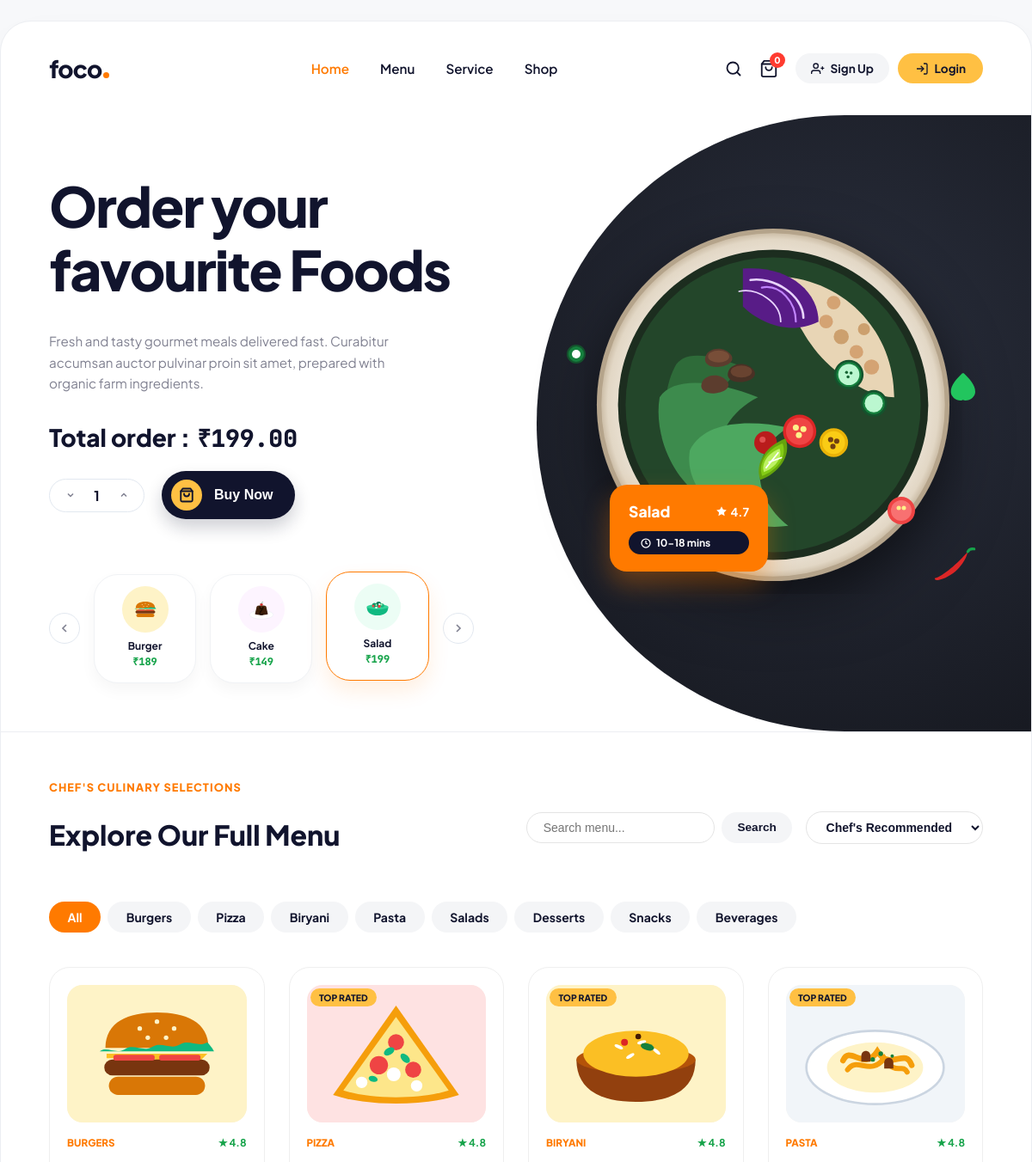
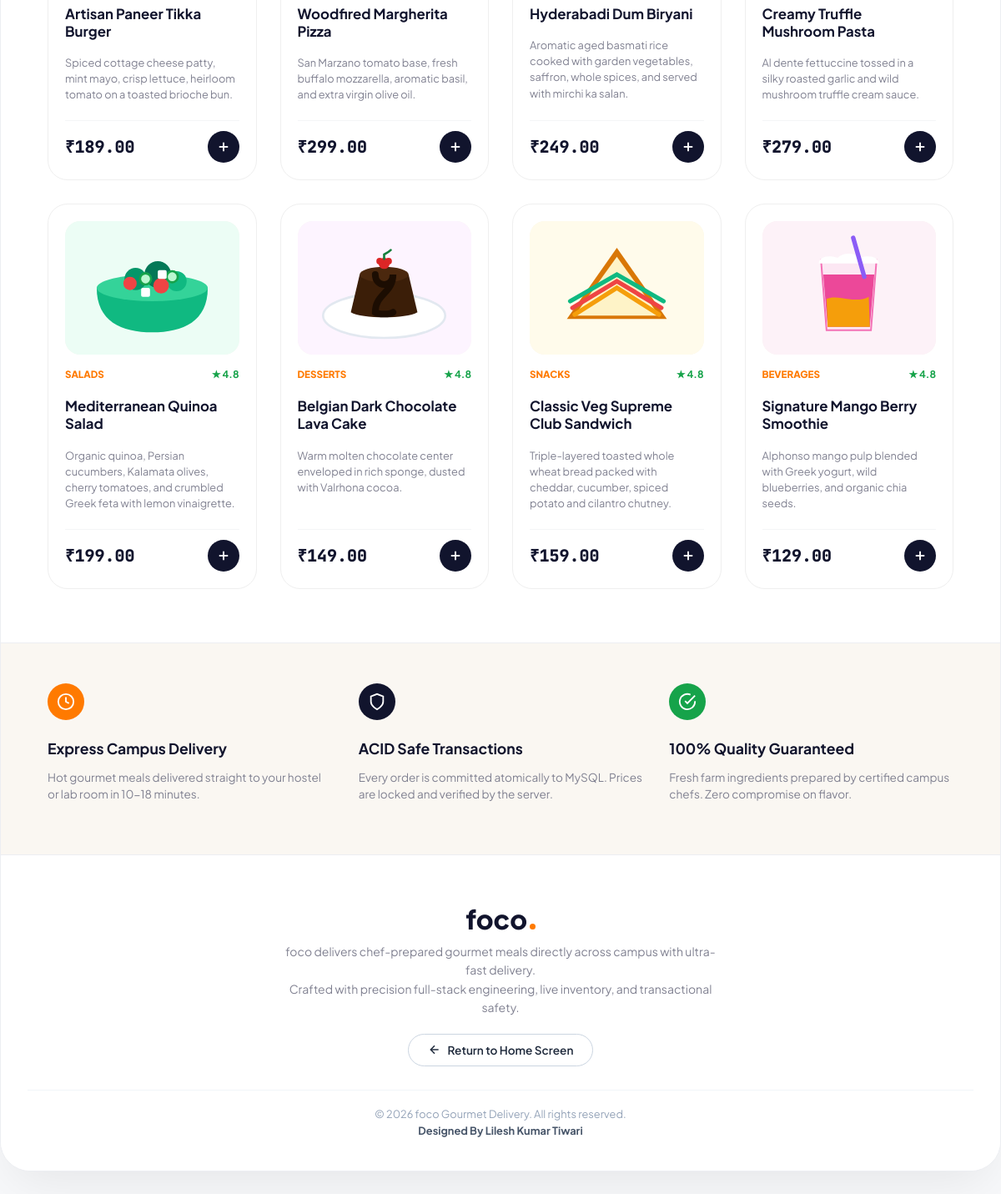
The app's page /experiment-6/index.php with its own data (2 pictures, top to bottom).
### tables this page shows
CREATE TABLE `food_items` (
    `food_id` INT AUTO_INCREMENT PRIMARY KEY,
    `food_name` VARCHAR(150) NOT NULL,
    `category` VARCHAR(50) NOT NULL,
    `description` TEXT NOT NULL,
    `price` DECIMAL(10,2) NOT NULL,
    `availability` TINYINT(1) NOT NULL DEFAULT 1,
    `image_url` VARCHAR(255) NULL,
    `created_at` DATETIME NOT NULL DEFAULT CURRENT_TIMESTAMP,
    CONSTRAINT `chk_price` CHECK (`price` >= 0)
);

### experiment-6/index.php (the view, shortened to what the rows shown need)
<?php
$pdo = getFoodDbConnection();
$sort = trim($_GET['sort'] ?? 'recommended');
$foodItems = [];
if ($pdo) {
    try {
        $sql = "SELECT * FROM food_items WHERE 1=1";
        $params = [];
        if ($sort === 'low_to_high') {
            $sql .= " ORDER BY price ASC";
        } elseif ($sort === 'high_to_low') {
            $sql .= " ORDER BY price DESC";
        } elseif ($sort === 'name') {
            $sql .= " ORDER BY food_name ASC";
        } else {
            $sql .= " ORDER BY availability DESC, food_id ASC";
        }
        $stmt = $pdo->prepare($sql);
        $stmt->execute($params);
        $foodItems = $stmt->fetchAll();
    } catch (PDOException $e) {
        error_log("Food query error: " . $e->getMessage());
        $dbError = "Unable to load menu items from MySQL database.";
    }
}
?>
<!DOCTYPE html>
<html lang="en">
<head>
  <link rel="stylesheet" href="style.css">
</head>
<body class="foco-theme">
  <div class="foco-master-wrapper">
    <section class="foco-hero">
      <div class="foco-hero-left">
        <h1 class="foco-hero-title">
          Order your<br>
          favourite Foods
        </h1>
      </div>
    </section>
    <section id="menuSection" class="foco-menu-section">
      <div class="foco-section-heading-bar">
        <div>
          <h2 class="foco-section-title">Explore Our Full Menu</h2>
        </div>
      </div>
      <?php if (empty($foodItems)): ?>
        <div style="text-align: center; padding: 4rem 1rem; color: var(--foco-text-muted);">
          <h3>No delicacies match your filter criteria.</h3>
          <p style="font-size: 0.9rem;">Try selecting a different category or clearing the search query.</p>
          <a href="index.php#menuSection" class="btn-foco-login" style="margin-top: 1rem;">View All Items</a>
        </div>
      <?php else: ?>
        <div class="foco-food-grid">
          <?php foreach ($foodItems as $food): ?>
            <article class="foco-food-card">
              <?php if ($food['price'] >= 249.00): ?>
                <span class="foco-food-badge-recom">Top Rated</span>
              <?php endif; ?>
              <div class="foco-food-thumb-wrap">
                <img src="../<?= htmlspecialchars($food['image_url'] ?: 'assets/images/food-burger.svg') ?>"
                     alt="<?= htmlspecialchars($food['food_name']) ?>"
                     class="foco-food-thumb" loading="lazy">
              </div>
              <div style="display: flex; justify-content: space-between; align-items: baseline; margin-bottom: 0.25rem;">
                <span style="font-size: 0.725rem; font-weight: 800; color: var(--foco-orange); text-transform: uppercase;">
                  <?= htmlspecialchars($food['category']) ?>
                </span>
                <span style="font-size: 0.75rem; color: #16A34A; font-weight: 700;">★ 4.8</span>
              </div>
              <h3 class="foco-card-name"><?= htmlspecialchars($food['food_name']) ?></h3>
              <p class="foco-card-desc"><?= htmlspecialchars($food['description']) ?></p>
              <div class="foco-card-footer">
                <div class="foco-card-price">₹<?= number_format($food['price'], 2) ?></div>
                <?php if ($food['availability']): ?>
                  <a href="cart.php?action=add&id=<?= $food['food_id'] ?>"
                     class="btn-foco-add"
                     onclick="addToCartAjax(<?= $food['food_id'] ?>, 1, '<?= htmlspecialchars(addslashes($food['food_name'])) ?>', event)"
                     aria-label="Add <?= htmlspecialchars($food['food_name']) ?> to Cart">
                    <svg width="18" height="18" viewBox="0 0 24 24" fill="none" stroke="currentColor" stroke-width="2.5">
                      <line x1="12" y1="5" x2="12" y2="19"></line>
                      <line x1="5" y1="12" x2="19" y2="12"></line>
                    </svg>
                  </a>
                <?php else: ?>
                  <span style="font-size: 0.75rem; color: #DC2626; font-weight: 700;">Sold Out</span>
                <?php endif; ?>
              </div>
            </article>
          <?php endforeach; ?>
        </div>
      <?php endif; ?>
    </section>
  </div>
</body>
</html>

### records on screen
food_items: image_url (picture), category "BURGERS", food_name "Artisan Paneer Tikka Burger", description "Spiced cottage cheese patty, mint mayo, crisp lettuce, heirloom tomato on a toasted brioche bun.", price "189.00"
food_items: shows "TOP RATED", image_url (picture), category "PIZZA", food_name "Woodfired Margherita Pizza", description "San Marzano tomato base, fresh buffalo mozzarella, aromatic basil, and extra virgin olive oil.", price "299.00"
food_items: shows "TOP RATED", image_url (picture), category "BIRYANI", food_name "Hyderabadi Dum Biryani", description "Aromatic aged basmati rice cooked with garden vegetables, saffron, whole spices, and served with mirchi ka salan.", price "249.00"
food_items: shows "TOP RATED", image_url (picture), category "PASTA", food_name "Creamy Truffle Mushroom Pasta", description "Al dente fettuccine tossed in a silky roasted garlic and wild mushroom truffle cream sauce.", price "279.00"
food_items: image_url (picture), category "SALADS", food_name "Mediterranean Quinoa Salad", description "Organic quinoa, Persian cucumbers, Kalamata olives, cherry tomatoes, and crumbled Greek feta with lemon vinaigrette.", price "199.00"
food_items: image_url (picture), category "DESSERTS", food_name "Belgian Dark Chocolate Lava Cake", description "Warm molten chocolate center enveloped in rich sponge, dusted with Valrhona cocoa.", price "149.00"
food_items: image_url (picture), category "SNACKS", food_name "Classic Veg Supreme Club Sandwich", description "Triple-layered toasted whole wheat bread packed with cheddar, cucumber, spiced potato and cilantro chutney.", price "159.00"
food_items: image_url (picture), category "BEVERAGES", food_name "Signature Mango Berry Smoothie", description "Alphonso mango pulp blended with Greek yogurt, wild blueberries, and organic chia seeds.", price "129.00"

### other values on screen
getCartCount() "0"
$ct "All"
$ct "Burgers"
$ct "Pizza"
$ct "Biryani"
$ct "Pasta"
$ct "Salads"
$ct "Desserts"
$ct "Snacks"
$ct "Beverages"
